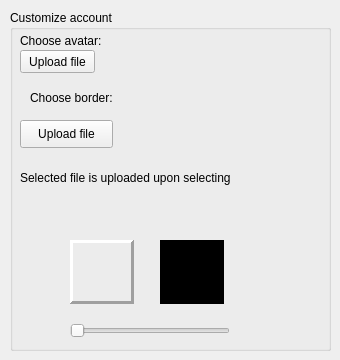
          <widget class="QWidget" name="tabSettingsAccount">
           <attribute name="title">
            <string>Account</string>
           </attribute>
           <widget class="QGroupBox" name="grbCustomizeAccount">
            <property name="geometry">
             <rect>
              <x>10</x>
              <y>10</y>
              <width>321</width>
              <height>341</height>
             </rect>
            </property>
            <property name="title">
             <string>Customize account</string>
            </property>
            <widget class="QLabel" name="lblChooseAvatarFile">
             <property name="geometry">
              <rect>
               <x>10</x>
               <y>23</y>
               <width>101</width>
               <height>16</height>
              </rect>
             </property>
             <property name="text">
              <string>Choose avatar:</string>
             </property>
            </widget>
            <widget class="QPushButton" name="btnUploadAvatarFile">
             <property name="geometry">
              <rect>
               <x>10</x>
               <y>40</y>
               <width>75</width>
               <height>23</height>
              </rect>
             </property>
             <property name="text">
              <string>Upload file</string>
             </property>
            </widget>
            <widget class="QLabel" name="lbluploadDisclaimerAccount">
             <property name="geometry">
              <rect>
               <x>10</x>
               <y>160</y>
               <width>301</width>
               <height>16</height>
              </rect>
             </property>
             <property name="text">
              <string>Selected file is uploaded upon selecting</string>
             </property>
            </widget>
            <widget class="QLabel" name="label">
             <property name="geometry">
              <rect>
               <x>20</x>
               <y>80</y>
               <width>121</width>
               <height>16</height>
              </rect>
             </property>
             <property name="text">
              <string>Choose border:</string>
             </property>
            </widget>
            <widget class="QPushButton" name="pushButton_2">
             <property name="geometry">
              <rect>
               <x>10</x>
               <y>110</y>
               <width>93</width>
               <height>28</height>
              </rect>
             </property>
             <property name="text">
              <string>Upload file</string>
             </property>
            </widget>
            <widget class="QLabel" name="label_2">
             <property name="geometry">
              <rect>
               <x>60</x>
               <y>230</y>
               <width>64</width>
               <height>64</height>
              </rect>
             </property>
             <property name="frameShape">
              <enum>QFrame::Panel</enum>
             </property>
             <property name="frameShadow">
              <enum>QFrame::Raised</enum>
             </property>
             <property name="lineWidth">
              <number>3</number>
             </property>
             <property name="text">
              <string/>
             </property>
             <property name="pixmap">
              <pixmap>../default_user_files/avatar.png</pixmap>
             </property>
             <property name="scaledContents">
              <bool>true</bool>
             </property>
            </widget>
            <widget class="QSlider" name="horizontalSlider">
             <property name="geometry">
              <rect>
               <x>60</x>
               <y>310</y>
               <width>160</width>
               <height>22</height>
              </rect>
             </property>
             <property name="orientation">
              <enum>Qt::Horizontal</enum>
             </property>
            </widget>
            <widget class="QLabel" name="label_3">
             <property name="geometry">
              <rect>
               <x>150</x>
               <y>230</y>
               <width>64</width>
               <height>64</height>
              </rect>
             </property>
             <property name="styleSheet">
              <string notr="true">background-color: rgb(0, 0, 0);</string>
             </property>
             <property name="frameShape">
              <enum>QFrame::Panel</enum>
             </property>
             <property name="frameShadow">
              <enum>QFrame::Raised</enum>
             </property>
             <property name="lineWidth">
              <number>3</number>
             </property>
             <property name="text">
              <string/>
             </property>
             <property name="pixmap">
              <pixmap>../default_user_files/avatar.png</pixmap>
             </property>
             <property name="scaledContents">
              <bool>true</bool>
             </property>
            </widget>
           </widget>
          </widget>
